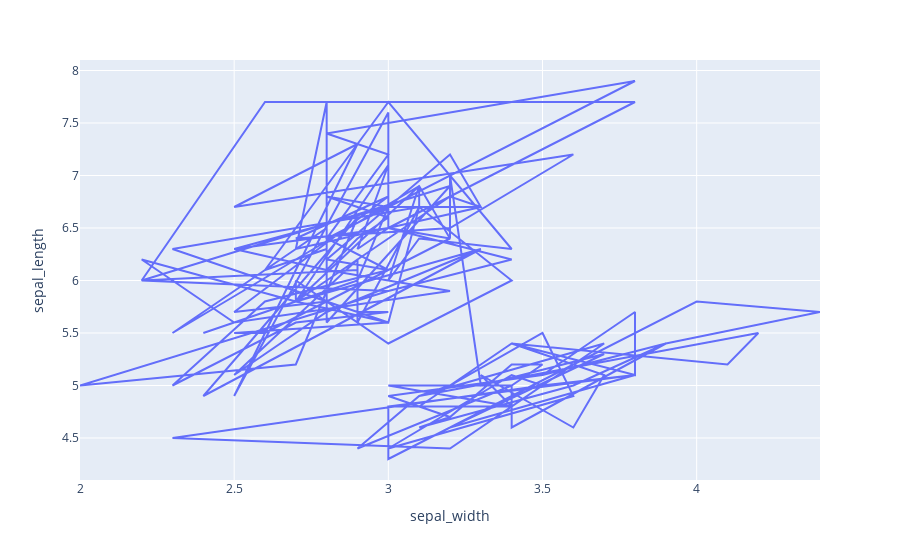

Notebook cell for this chart:
### Markdown cell above
### Line Plot

### Code cell
px.line(df,x="sepal_width",y="sepal_length")

### Figure 1 — Plotly figure (JSON) as saved in the notebook; plotly's stock layout.template omitted (floating-point values rounded to 4 significant figures; data arrays with more than 128 entries replaced by an {"elided": "..."} marker saying what was removed)
{"data": [{"hovertemplate": "sepal_width=%{x}<br>sepal_length=%{y}<extra></extra>", "legendgroup": "", "line": {"color": "#636efa", "dash": "solid"}, "mode": "lines", "name": "", "orientation": "v", "showlegend": false, "type": "scatter", "x": {"elided": "150 float values"}, "xaxis": "x", "y": {"elided": "150 float values"}, "yaxis": "y"}], "layout": {"legend": {"tracegroupgap": 0}, "margin": {"t": 60}, "xaxis": {"anchor": "y", "domain": [0, 1], "title": {"text": "sepal_width"}}, "yaxis": {"anchor": "x", "domain": [0, 1], "title": {"text": "sepal_length"}}}}
